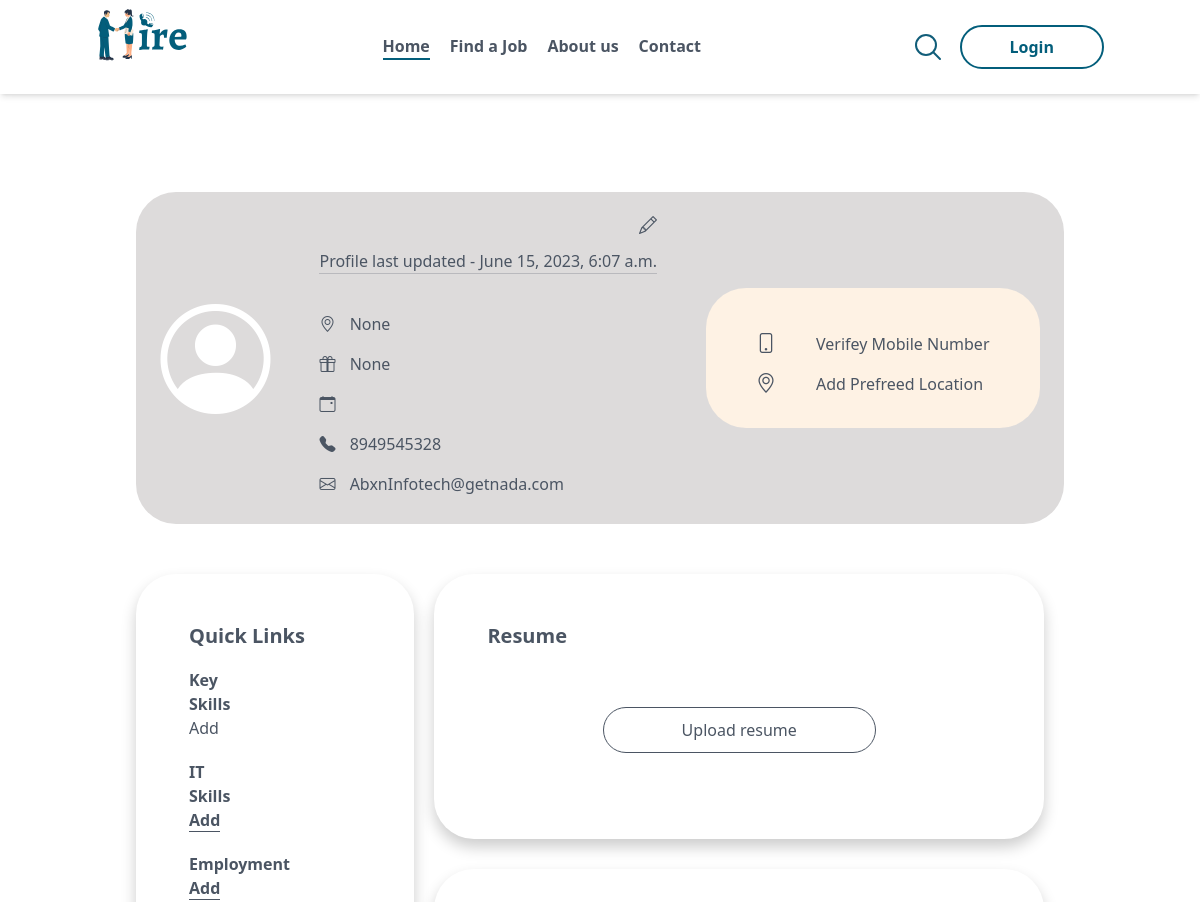
Before: /profile/614ab6e9-e599-4f8d-998d-6dee88b0fd6b (upper part) with the older database file.
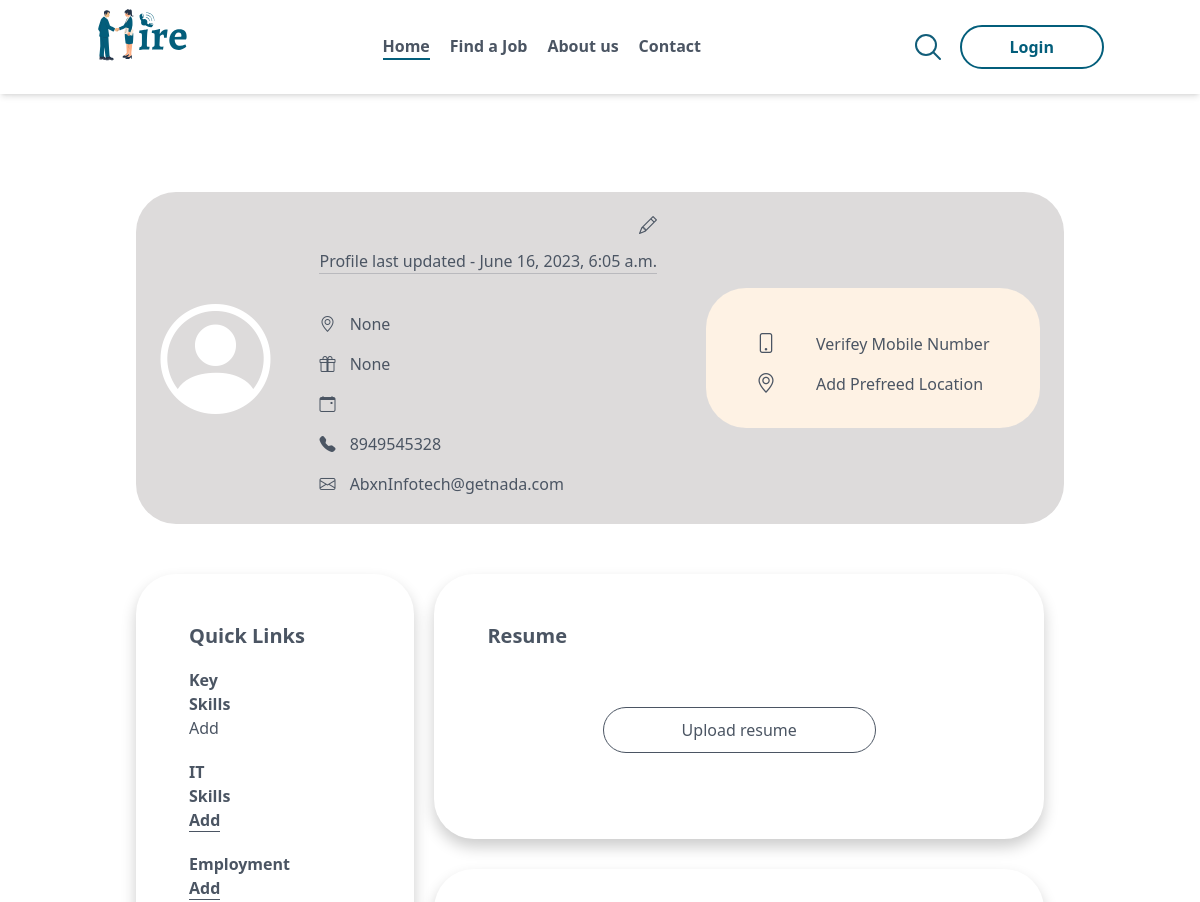
After: the same page with the newer database file.
### call4jobapp/models.py (models this page shows, shortened)
class User(AbstractUser):
    job_category = models.ForeignKey(JobCategory, on_delete=models.CASCADE,related_name="jobcat" , null=True, blank=True)
    USER_TYPE = (
        ("subadmin", "Subadmin"),
        ("admin", "Admin"),
        ("company", "Company"),
    )
    roll = models.CharField(
        max_length=10,
        choices=USER_TYPE,
    )
    USER_STATUS = (
        ("0", "PENDING"),
        ("1", "APPROVED"),
        ("2", "REJECTED"),
    )
    email = models.EmailField(unique=True)
    Otp = models.CharField(max_length=50)
    slug = models.CharField(max_length=50, unique=True, default=uuid.uuid4)
    company_name = models.CharField(max_length=100, null=True, blank=True)
    company_gst = models.CharField(max_length=100, null=True, blank=True)
    adhaar_card = models.CharField(
        max_length=50,
    )
    pan_card = models.CharField(
        max_length=50,
    )
    username = models.CharField(max_length=50)
    USERNAME_FIELD = "email"
    REQUIRED_FIELDS = []
    image = models.ImageField(null=True, blank=True, upload_to="media/img")
    company_mobile_number = models.CharField(
        max_length=50,
    )
    company_address = models.CharField(max_length=100, null=True, blank=True)
    user_status = models.CharField(max_length=2, choices=USER_STATUS, default=0)
    work_status = models.CharField(max_length=20,  null=True, blank=True)
    employee_address = models.CharField(max_length=20, null=True, blank=True)
    gender = models.CharField(max_length=20, null=True, blank=True)
    dob = models.DateField(null=True, blank=True)
    resume = models.FileField(upload_to="resume")
    FillEmpstatus = models.BooleanField(default=False)
    office_address = models.CharField(max_length=20, null=True, blank=True)
    country_code = models.CharField(max_length=20, null=True, blank=True)
    phone_num = models.IntegerField(null=True, blank=True)
    social_login=models.BooleanField(default=False)
    device_token = models.CharField(max_length=50, null=True, blank=True)
    email_verified = models.BooleanField(default=False)
    soft_del_status = models.BooleanField(default=False)
    phone_no_verified = models.BooleanField(default=False)
    created_at = models.DateTimeField(auto_now_add=True)
    modified_at = models.DateTimeField(auto_now=True)
    objects = CustomUserManager()
    class Meta:
        permissions = (
            ("sidebar_user", "Can sidebar user"),)

### call4jobemp/views.py (the view)
# urls.py: path('profile/<slug>', views.profile, name='profile'),
def profile(request, slug):
    data = None
    user = None
    try:
        user_id = User.objects.get(slug=slug)
        data = userEmployementDetails.objects.get(user_id = user_id.id)
    except:
        return render(request, "call4jobemp/auth/profile.html", {"data":data, 'user':user_id})
    return render(request, "call4jobemp/auth/profile.html", {"data":data, 'user':user_id})

### templates/call4jobemp/auth/profile.html (shortened to what this page needs)
<!DOCTYPE html>
<html lang="en">
    {% extends 'call4jobemp/base/base.html'%}
    {% load static %}
    {% block body %}
<body class="hidescrollbar">
    {% include 'call4jobemp/base/header.html' %}
    <section class="text-gray-600 body-font pt-24">
        <div class="container px-5 py-24 items-center">
            <div class="row">
                <div class="col-12">
                    <div class="user-box">
                        <div class="user-image">
                            <label for="user-profileimage-input" class="user-profile-label">
                                {% if not user.image %}
                                <i class="bi bi-person-circle user-box_icon"></i>
                                {% else %}
                                <img src="{{user.image.url}}" alt="">
                                {% endif %}
                            </label>
                        </div>
                        <div class="username">
                            <div class="username_box-1">
                                <div class="username__name">
                                    <a onclick="AddUserDetails()" role="button"><i
                                            class="bi bi-pencil"></i></a>
                                </div>
                                <div class="username__date">
                                    <p>Profile last updated - {{user.modified_at}}</p>
                                </div>
                            </div>
                            <hr>
                            <div class="username_box-2">
                                <div class="username__info">
                                    <span><i class="bi bi-geo-alt"></i>
                                        <a href="#">{{user.employee_address}}</a>
                                    </span>
                                    <span><i class="bi bi-gift"></i>
                                        <a href="#">{{user.work_status}}</a>
                                    </span>
                                    <span><i class="bi bi-calendar-event"></i>
                                    </span>
                                    <span><i class="bi bi-telephone-fill"></i>
                                        <a href="#">{{user.company_mobile_number}}</a>
                                    </span>
                                    <span><i class="bi bi-envelope"></i>
                                        <a href="#">{{user.email}}</a>
                                    </span>
                                </div>
                            </div>
                        </div>
                        <div class="detials-box">
                            <div class="details_box1">
                                <i class="bi bi-phone"></i>
                                <p> Verifey Mobile Number</p>
                            </div>
                            <div class="details_box1">
                                <i class="bi bi-geo-alt"></i>
                                <p>Add Prefreed Location</p>
                            </div>
                        </div>
                    </div>
                </div>
            </div>
            <div class="skills">
                <div class="quick-link">
                    <h1>Quick Links</h1>
                    <div class="quick-link-add">
                        <span>Key Skills</span>
                        <button onclick="KeySkills()" role="button">Add</button>
                    </div>
                    <div class="quick-link-add">
                        <span>IT Skills</span>
                        <a onclick="it_Skills()" role="button">Add</a>
                    </div>
                    <div class="quick-link-add">
                        <span>Employment</span>
                        <a onclick="employement()"role="button">Add</a>
                    </div>
                </div>
                <div class="main">
                    <div class="resume-box">
                        <div class="rusume_box1">
                            <div class="box">
                                <h1>Resume</h1>
                            </div>
                        </div>
                        {% if user.resume %}
                        <div class="upload-resume">
                            <a style="color:blue;margin-right:10px" href="/{{user.resume}}" >View resume</a>
                            <label for="user-profile-input" class="user-profile-label">
                                <input type="file" id="user-profile-input" class="hidden-input">Upload resume
                            </label>
                        </div>
                        {% else %}
                        <div class="upload-resume">
                            <label for="user-profile-input" class="user-profile-label">
                                <input type="file" id="user-profile-input" class="hidden-input">Upload resume
                            </label>
                        </div>
                        {% endif %}
                    </div>
                    <div class="resume-box-2">
                    </div>
                </div>
            </div>
        </div>
    </section>
</body>
</html>
{% endblock body %}

### templates/call4jobemp/base/base.html (shortened to what this page needs)
{% load static %}
    <script src="https://cdn.tailwindcss.com"></script>
    <link rel="stylesheet" href="{% static 'call4jobemp/assets/Css/common.css'%}">
     <link rel="stylesheet" href="{% static 'call4jobemp/assets/Css/custom.css'%}">
    <link rel="stylesheet" href="{% static 'call4jobemp/assets/Css/index.css'%}">
    <link href="https://owlcarousel2.github.io/OwlCarousel2/assets/owlcarousel/assets/owl.carousel.min.css"
        rel="stylesheet">
    <link href="https://owlcarousel2.github.io/OwlCarousel2/assets/owlcarousel/assets/owl.theme.default.min.css"
        rel="stylesheet">
    <link rel="stylesheet" href="https://cdnjs.cloudflare.com/ajax/libs/toastr.js/latest/css/toastr.min.css">
    <link rel="stylesheet" href="https://cdn.jsdelivr.net/npm/bootstrap-icons@1.3.0/font/bootstrap-icons.css">
    <link href="https://cdn.jsdelivr.net/npm/bootstrap@5.3.0-alpha3/dist/css/bootstrap.min.css" rel="stylesheet"
>
{%  block body %}
{% endblock body %}

### templates/call4jobemp/base/header.html (shortened to what this page needs)
{% load static %}
<header class="text-gray-600 body-font fixed w-full bg-white z-10 shadow-md ">
    <div class="container mx-auto flex flex-wrap p-2 flex-row items-center justify-between">
        <a href="/" class="flex title-font font-medium items-center text-gray-900 mb-4 md:mb-0">
            <img class="w-24" src="{% static 'call4jobemp/assets/images/logo.svg' %}" alt="">
        </a>
        <nav class="md:ml-auto md:mr-auto lg:flex flex-wrap items-center text-base justify-center hidden">
            <a href="/"
                class="mr-5 hover:text-[#035E7B] font-semibold cursor-pointer border-b-2 border-[#035E7B]">Home</a>
            <a href="/find-job/"
                class="mr-5 hover:text-[#035E7B] font-semibold cursor-pointer border-b-2 border-transparent hover:border-[#035E7B]">Find
                a Job</a>
            <a href="/about-us/"
                class="mr-5 hover:text-[#035E7B] font-semibold cursor-pointer border-b-2 border-transparent hover:border-[#035E7B]">About
                us</a>
            <a href="/contact/"
                class="mr-5 hover:text-[#035E7B] font-semibold cursor-pointer border-b-2 border-transparent hover:border-[#035E7B]">Contact</a>
        </nav>
        <div class="lg:flex hidden justify-center items-center">
            <svg xmlns="http://www.w3.org/2000/svg" fill="none" viewBox="0 0 24 24" stroke-width="1.5"
                stroke="currentColor" class="w-8 h-8 mr-4 text-[#115d79] cursor-pointer search_icon">
                <path stroke-linecap="round" stroke-linejoin="round"
                    d="M21 21l-5.197-5.197m0 0A7.5 7.5 0 105.196 5.196a7.5 7.5 0 0010.607 10.607z" />
            </svg>
            {% if request.user.is_authenticated %}
            <button onclick="toggleSidebar()"
                class="inline-flex items-center hover:bg-[#035E7B] border-2 border-[#035E7B] py-2 px-7 focus:outline-none text-[#035E7B] hover:text-black md:mt-0 rounded-full font-semibold custom-button"><i
                    class="bi bi-list profile-toggle " ></i>
                <i class="bi bi-person-circle "></i>
            </button>
            {% else %}
            <button onclick="toggleModal()"
            class="inline-flex items-center hover:bg-[#035E7B] border-2 border-[#035E7B] py-2 px-12 focus:outline-none text-[#035E7B] hover:text-white md:mt-0 rounded-full font-semibold">Login</button>
        {% endif %}
        </div>
    </div>
</header>

### templates/call4jobemp/base/footer.html (shortened to what this page needs)
{% load static %}

### static/call4jobemp/assets/Css/common.css (style rules this page uses)
* { margin: 0; padding: 0; }
.hidescrollbar { -ms-overflow-style: none; scrollbar-width: none; overflow-y: scroll; }
.user-profile-label { position: relative; display: inline-block; cursor: pointer; }
.user-box { display: flex; justify-content: space-around; align-items: center; background-color: #dddbdb; border-radius: 40px; padding: 20px 0px; }
.user-box_icon { font-size: 110px; color: #ffffff; }
.username__name { display: flex; justify-content: space-between; }
.username__date { margin-top: 10px; }
.username_box-1 .username__name a i { font-size: 18px; }
.username_box-2 .username__info { margin-top: 30px; }
.username_box-2 .username__info span { display: block; padding: 8px 0px; }
.username_box-2 .username__info span i { padding: 0px 10px 0px 0px; }
.detials-box { background-color: #fef2e4; padding: 30px 50px; border-radius: 40px; text-align: center; }
.details_box1 { display: flex; align-items: baseline; }
.details_box1 i { padding: 0px 40px 0px 0px; margin-top: 10px; font-size: 20px; }
.upload-resume .user-profile-label { position: relative; display: inline-block; cursor: pointer; }
.skills { display: flex; margin-top: 50px; }
.quick-link { width: 30%; box-shadow: 0px 8px 15px 0px #cdcdcd; border-radius: 40px; padding: 50px 53px; height: 478px; }
.quick-link h1 { font-size: 20px; font-weight: 600; }
.resume-box { box-shadow: 0px 8px 15px 0px #cdcdcd !important; border-radius: 40px; padding: 50px 53px; margin: 0px 20px; height: 265px; }
.quick-link .quick-link-add span { padding: 0px 120px 0px 0px; font-size: 16px; font-weight: 600; }
.quick-link-add { margin-top: 20px; }
.quick-link .quick-link-add a { color: #1a63eb; font-size: 16px; font-weight: 600; border-bottom: 1px solid; }
.resume-box .box h1 { font-size: 20px; font-weight: 600; padding: 0px 50px 20px 0px; }
.box { display: flex; }
.resume-box .upload-resume { text-align: center; margin-top: 39px; }
.resume-box .upload-resume label.user-profile-label { border: 1px solid; padding: 10px 78px; border-radius: 40px; }
.skills .main { flex-basis: 70%; }
.resume-box-2 { box-shadow: 0px 8px 15px 0px #cdcdcd !important; border-radius: 40px; padding: 50px 53px; margin: 30px 20px; height: 180px; }

### static/call4jobemp/assets/Css/index.css (style rules this page uses)
* { margin: 0; padding: 0; }

Changed rows visible on the page:
changed User "None": modified_at "June 15, 2023, 6:07 a.m." → "June 16, 2023, 6:05 a.m."
